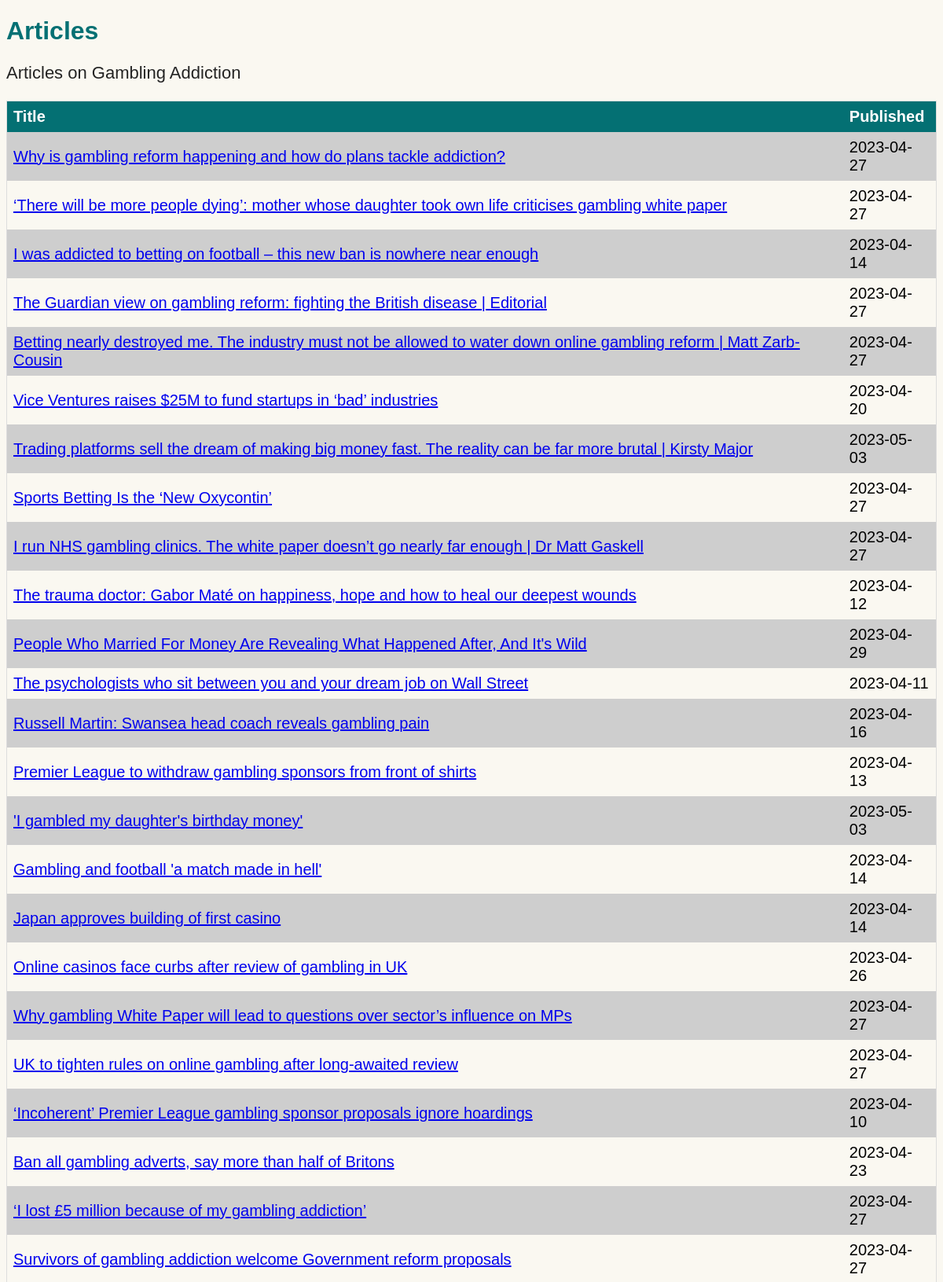
The page /articles (upper part) on the database its author committed.
### tables this page shows
CREATE TABLE articles (
        title TEXT,
        url TEXT,
        desc TEXT,
        publishedAt TEXT
    );

### app.py (the view)
@app.route('/articles')
def articles():
    conn = sqlite3.connect('mydatabase.db')
    cursor = conn.cursor()
    cursor.execute("SELECT title, url, SUBSTR(publishedAt, 1, 10), desc FROM articles")
    data = cursor.fetchall()
    conn.close()
    return render_template('articles.html', data=data)

### templates/articles.html (shortened to what this page needs)
<!DOCTYPE html>
<html lang="en">
<head>
    <link rel= "stylesheet" type= "text/css" href= "{{ url_for('static',filename='index.css') }}">
</head>
<body>
    <h1 id="article">Articles</h1>
        <p>Articles on Gambling Addiction</p>
        <table>
        <tr>
            <th>Title</th>
            <th>Published</th>
        </tr>
        {% for row in data %}
        <tr>
            <td><a href="{{ row[1] }}">{{ row[0] }}</a></td>
            <td>{{ row[2] }}</td>
        </tr>
        {% endfor %}
        </table>
</body>
</html>

### static/index.css (style rules this page uses)
body { background-color: #faf8f1; }
p { font-family: Arial, sans-serif; font-size: 22px; color: #232323; }
h1, h2 { color: #047073; font-family: Arial, sans-serif; }
table { border-collapse: collapse; width: 100%; border: 1px solid #ddd; }
th, td { text-align: left; padding: 8px; font-family: Arial, sans-serif; font-size: 20px; }
th { background-color: #047073; color: #ffffff; }
tr:nth-child(even) { background-color: #cecece; }

### rows shown on the page
articles: title "Why is gambling reform happening and how do plans tackle addiction?", row "2023-04-27"
articles: title "‘There will be more people dying’: mother whose daughter took own life criticises gambling white paper", row "2023-04-27"
articles: title "I was addicted to betting on football – this new ban is nowhere near enough", row "2023-04-14"
articles: title "The Guardian view on gambling reform: fighting the British disease | Editorial", row "2023-04-27"
articles: title "Betting nearly destroyed me. The industry must not be allowed to water down online gambling reform | Matt Zarb-Cousin", row "2023-04-27"
articles: title "Vice Ventures raises $25M to fund startups in ‘bad’ industries", row "2023-04-20"
articles: title "Trading platforms sell the dream of making big money fast. The reality can be far more brutal | Kirsty Major", row "2023-05-03"
articles: title "Sports Betting Is the ‘New Oxycontin’", row "2023-04-27"
articles: title "I run NHS gambling clinics. The white paper doesn’t go nearly far enough | Dr Matt Gaskell", row "2023-04-27"
articles: title "The trauma doctor: Gabor Maté on happiness, hope and how to heal our deepest wounds", row "2023-04-12"
articles: title "People Who Married For Money Are Revealing What Happened After, And It's Wild", row "2023-04-29"
articles: title "The psychologists who sit between you and your dream job on Wall Street", row "2023-04-11"
articles: title "Russell Martin: Swansea head coach reveals gambling pain", row "2023-04-16"
articles: title "Premier League to withdraw gambling sponsors from front of shirts", row "2023-04-13"
articles: title "'I gambled my daughter's birthday money'", row "2023-05-03"
articles: title "Gambling and football 'a match made in hell'", row "2023-04-14"
articles: title "Japan approves building of first casino", row "2023-04-14"
articles: title "Online casinos face curbs after review of gambling in UK", row "2023-04-26"
articles: title "Why gambling White Paper will lead to questions over sector’s influence on MPs", row "2023-04-27"
articles: title "UK to tighten rules on online gambling after long-awaited review", row "2023-04-27"
articles: title "‘Incoherent’ Premier League gambling sponsor proposals ignore hoardings", row "2023-04-10"
articles: title "Ban all gambling adverts, say more than half of Britons", row "2023-04-23"
articles: title "‘I lost £5 million because of my gambling addiction’", row "2023-04-27"
articles: title "Survivors of gambling addiction welcome Government reform proposals", row "2023-04-27"
